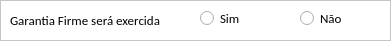
           <widget class="QFrame" name="frame_17">
            <property name="geometry">
             <rect>
              <x>480</x>
              <y>30</y>
              <width>391</width>
              <height>41</height>
             </rect>
            </property>
            <property name="styleSheet">
             <string notr="true">background-color: rgb(255, 255, 255);</string>
            </property>
            <property name="frameShape">
             <enum>QFrame::StyledPanel</enum>
            </property>
            <property name="frameShadow">
             <enum>QFrame::Raised</enum>
            </property>
            <widget class="QLabel" name="garantia_firme_sera_exercida">
             <property name="geometry">
              <rect>
               <x>10</x>
               <y>10</y>
               <width>151</width>
               <height>20</height>
              </rect>
             </property>
             <property name="font">
              <font>
               <family>Calibri</family>
               <pointsize>10</pointsize>
              </font>
             </property>
             <property name="text">
              <string>Garantia Firme será exercida</string>
             </property>
             <property name="wordWrap">
              <bool>true</bool>
             </property>
            </widget>
            <widget class="QRadioButton" name="simGFSE">
             <property name="enabled">
              <bool>true</bool>
             </property>
             <property name="geometry">
              <rect>
               <x>200</x>
               <y>10</y>
               <width>51</width>
               <height>17</height>
              </rect>
             </property>
             <property name="font">
              <font>
               <family>Calibri</family>
               <pointsize>10</pointsize>
              </font>
             </property>
             <property name="text">
              <string>Sim</string>
             </property>
             <property name="checkable">
              <bool>true</bool>
             </property>
            </widget>
            <widget class="QRadioButton" name="naoGFSE">
             <property name="enabled">
              <bool>true</bool>
             </property>
             <property name="geometry">
              <rect>
               <x>300</x>
               <y>10</y>
               <width>71</width>
               <height>17</height>
              </rect>
             </property>
             <property name="font">
              <font>
               <family>Calibri</family>
               <pointsize>10</pointsize>
              </font>
             </property>
             <property name="text">
              <string>Não</string>
             </property>
             <property name="checkable">
              <bool>true</bool>
             </property>
            </widget>
           </widget>
